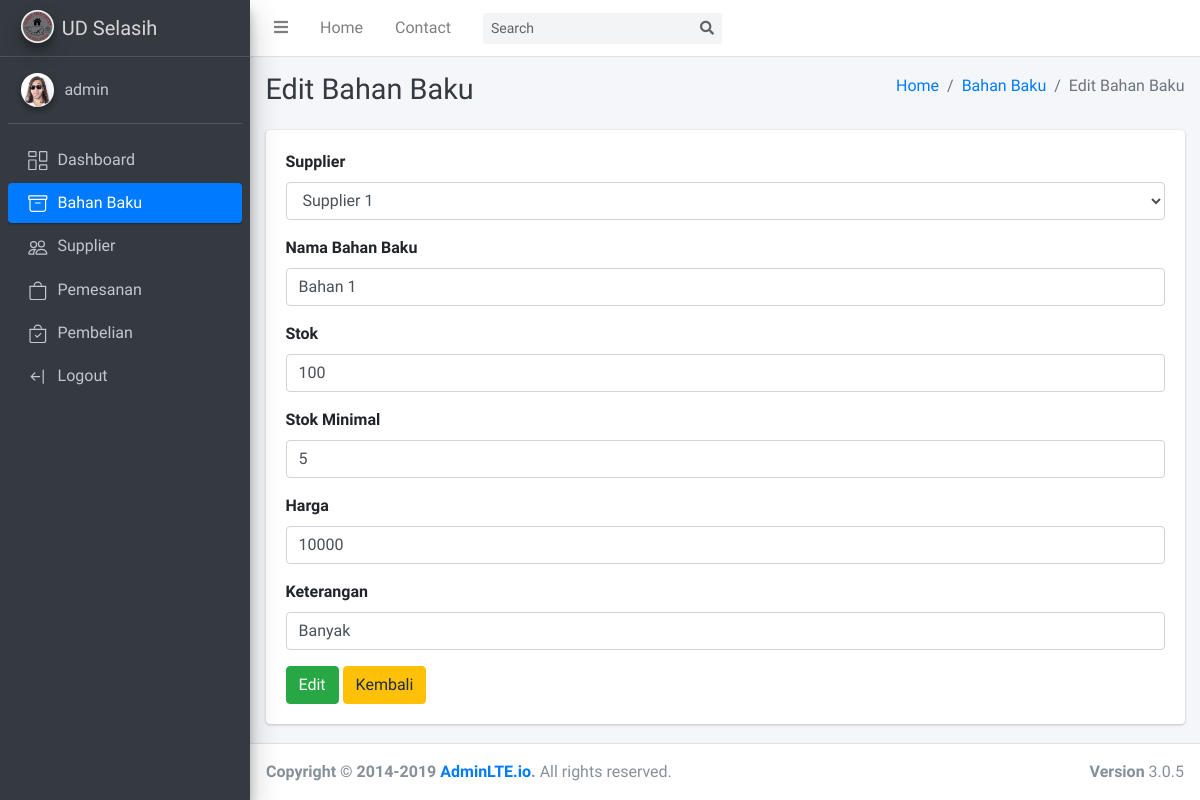
The app's page /bahan_baku/edit.php?id=1 (signed in) with its own data.
### tables this page shows
CREATE TABLE `tb_bahan_baku` (
  `id` int(8) NOT NULL,
  `supplier_id` int(11) NOT NULL,
  `nama_bahan_baku` varchar(30) NOT NULL,
  `harga` int(11) NOT NULL,
  `stok` int(11) NOT NULL,
  `min_stok` int(11) NOT NULL,
  `keterangan` varchar(30) DEFAULT NULL
);

### qb.php (called while the page is built, shortened)
<?php
require_once 'db.php';
function get($tbl){
    global $conn;
    $query = "SELECT * FROM $tbl";
    $res = $conn->query($query);
    return $res->fetch_all(MYSQLI_ASSOC);
}
function single($tbl,$id){
    global $conn;
    $id = is_numeric($id) ? $id : "'$id'";
    $query = "SELECT * FROM $tbl where id=$id";
    $res = $conn->query($query);
    return $res->fetch_assoc();
}

### bahan_baku/edit.php (the view, shortened to what this page needs)
<?php
    require_once '../layouts/header.php';
    $bahan_baku = single("tb_bahan_baku",$_GET['id']);
    $suppliers = get("tb_supplier");
?>
     <div class="content-header">
      <div class="container-fluid">
        <div class="row mb-2">
          <div class="col-sm-6">
            <h1 class="m-0 text-dark">Edit Bahan Baku</h1>
          </div>
          <div class="col-sm-6">
            <ol class="breadcrumb float-sm-right">
              <li class="breadcrumb-item"><a href="/">Home</a></li>
              <li class="breadcrumb-item"><a href="/bahan_baku/index.php">Bahan Baku</a></li>
              <li class="breadcrumb-item active">Edit Bahan Baku</li>
            </ol>
          </div>
        </div>
      </div>
    </div>
    <section class="content">
        <div class="container-fluid">
<div class="row">
    <div class="col-12">
        <div class="card">
            <div class="card-body">
                <form method="post">
                    <div class="form-group">
                        <label>Supplier</label>
                        <select name="supplier_id" class="form-control">
                            <?php foreach($suppliers as $supplier): ?>
                                <?php if($bahan_baku['supplier_id'] == $supplier['id']) : ?>
                                    <option value="<?=$supplier['id']?>" selected><?=$supplier['nama_supplier']?></option>
                                <?php else: ?>
                                    <option value="<?=$supplier['id']?>"><?=$supplier['nama_supplier']?></option>
                                <?php endif ?>
                            <?php endforeach ?>
                        </select>
                    </div>
                    <div class="form-group">
                        <label>Nama Bahan Baku</label>
                        <input type="text" name="nama_bahan_baku" value="<?=$bahan_baku['nama_bahan_baku']?>" oninvalid="setCustomValidity('Field ini harus di isi')" oninput="setCustomValidity('')" class="form-control" required>
                    </div>
                    <div class="form-group">
                        <label>Stok</label>
                        <input type="number" name="stok" value="<?=$bahan_baku['stok']?>" oninvalid="setCustomValidity('Field ini harus di isi')" oninput="setCustomValidity('')" class="form-control" required>
                    </div>
                    <div class="form-group">
                        <label>Stok Minimal</label>
                        <input type="number" name="min_stok" value="<?=$bahan_baku['min_stok']?>" oninvalid="setCustomValidity('Field ini harus di isi')" oninput="setCustomValidity('')" class="form-control" required>
                    </div>
                    <div class="form-group">
                        <label>Harga</label>
                        <input type="number" name="harga" value="<?=$bahan_baku['harga']?>" oninvalid="setCustomValidity('Field ini harus di isi')" oninput="setCustomValidity('')" class="form-control" required>
                    </div>
                    <div class="form-group">
                        <label>Keterangan</label>
                        <input type="text" name="keterangan" value="<?=$bahan_baku['keterangan']?>" oninvalid="setCustomValidity('Field ini harus di isi')" oninput="setCustomValidity('')" class="form-control" required>
                    </div>
                    <button class="btn btn-success" name="edit">Edit</button>
                    <a href="index.php" class="btn btn-warning">Kembali</a>
                </form>
            </div>
        </div>
    </div>
</div>
<?php
    require_once '../layouts/footer.php';
?>

### records on screen
tb_bahan_baku: nama_bahan_baku "Bahan 1", stok "100", min_stok "5", harga "10000", keterangan "Banyak"

### other values on screen
$_SESSION['user']['username'] "admin"
form field supplier_id "Supplier 1"
